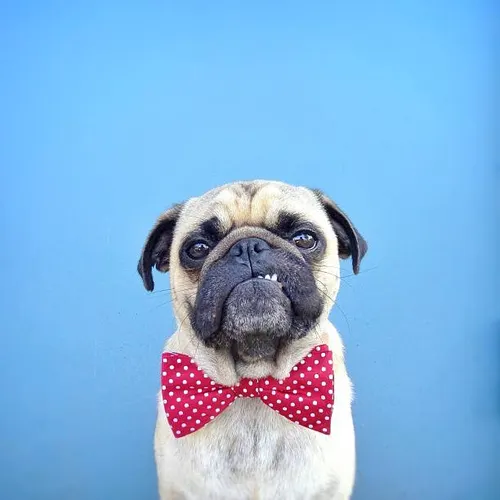
#> input picture pug-dog.webp, 500 x 500 px, found by its file name
$ jupyter execute 2_Smoothing_and_Sharpening_2A.ipynb
#> lines starting #> are read from the running program, lines starting #| are printed output that depends on the picture; after the words box and inside, x2 and y2 are one past the last pixel; in counts of white or black regions, pixels touching at a corner belong together
#> further down, image is the input picture: shape (500, 500, 3); mean B, G, R 223.1, 179.4, 129.9
<a href="https://colab.research.google.com/github/iambaig010/2_Smoothing_and_Sharpening_/blob/main/2_Smoothing_and_Sharpening_2A.ipynb" target="_parent"></a>

[cell 1]
import cv2
import numpy as np
import matplotlib.pyplot as plt

# Function to add salt-and-pepper noise to a color image
def add_salt_and_pepper_noise(image, amount=0.02):
#> called with amount = 0.05
    row, col, _ = image.shape  # Get the dimensions of the image (height, width, channels)
#> row = 500; col = 500

    # Salt noise
    num_salt = int(amount * row * col)
#> num_salt = 12500
    salt_coords = [np.random.randint(0, i-1, num_salt) for i in image.shape[:2]]
    image[salt_coords[0], salt_coords[1], :] = 255  # Set white (salt) pixels in all channels
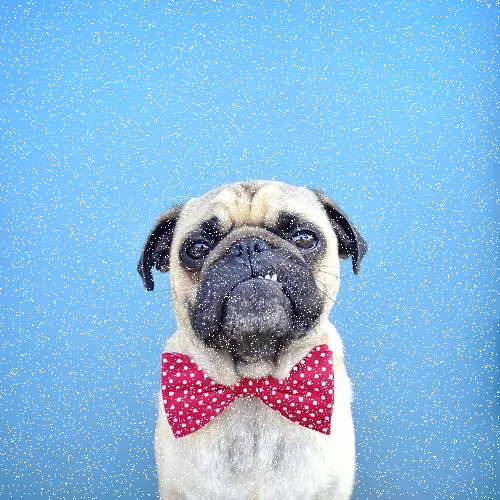
#> image: shape (500, 500, 3); mean of channels 0, 1, 2 224.7, 183.1, 136; drawn as B, G, R

    # Pepper noise
    num_pepper = int(amount * row * col)
#> num_pepper = 12500
    pepper_coords = [np.random.randint(0, i-1, num_pepper) for i in image.shape[:2]]
    image[pepper_coords[0], pepper_coords[1], :] = 0  # Set black (pepper) pixels in all channels
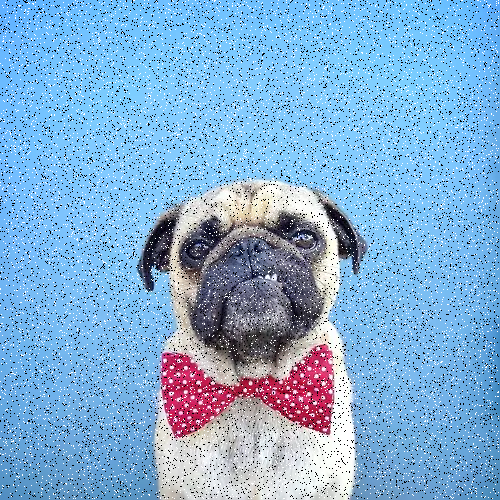
#> image: shape (500, 500, 3); 4.88% of pixels changed, all inside (x1, y1, x2, y2) = (0, 0, 499, 499); drawn as B, G, R

    return image

# Load the original image
image = cv2.imread('/content/pug-dog.webp', cv2.IMREAD_COLOR)

# Add salt and pepper noise
noisy_image = add_salt_and_pepper_noise(image.copy(), amount=0.05)  # Adjust noise amount

# Apply Median Blur to remove salt-and-pepper noise
denoised_image = cv2.medianBlur(noisy_image, 5)  # Kernel size of 5

# Display the images: original, noisy, and denoised
plt.figure(figsize=(15, 5))

# Original Image
plt.subplot(1, 3, 1)
plt.imshow(cv2.cvtColor(image, cv2.COLOR_BGR2RGB))  # Convert from BGR to RGB for correct color display
plt.title("Original Image")
plt.axis('off')

# Noisy Image
plt.subplot(1, 3, 2)
plt.imshow(cv2.cvtColor(noisy_image, cv2.COLOR_BGR2RGB))  # Convert from BGR to RGB for correct color display
plt.title("Image with Salt and Pepper Noise")
plt.axis('off')

# Denoised Image
plt.subplot(1, 3, 3)
plt.imshow(cv2.cvtColor(denoised_image, cv2.COLOR_BGR2RGB))  # Convert from BGR to RGB for correct color display
plt.title("Denoised Image")
plt.axis('off')

plt.show()
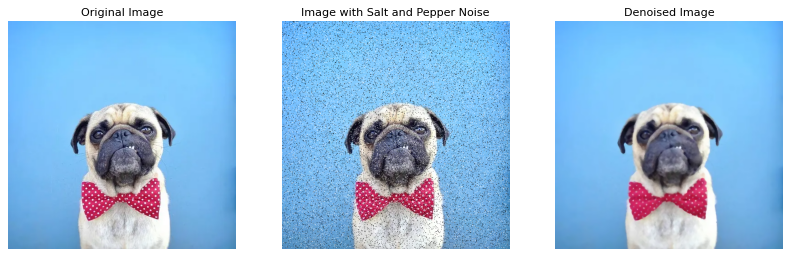
#> figure drawn by matplotlib, 3 panels

# Save the denoised image
cv2.imwrite('denoised_image_color.jpg', denoised_image)
#> Out = True
